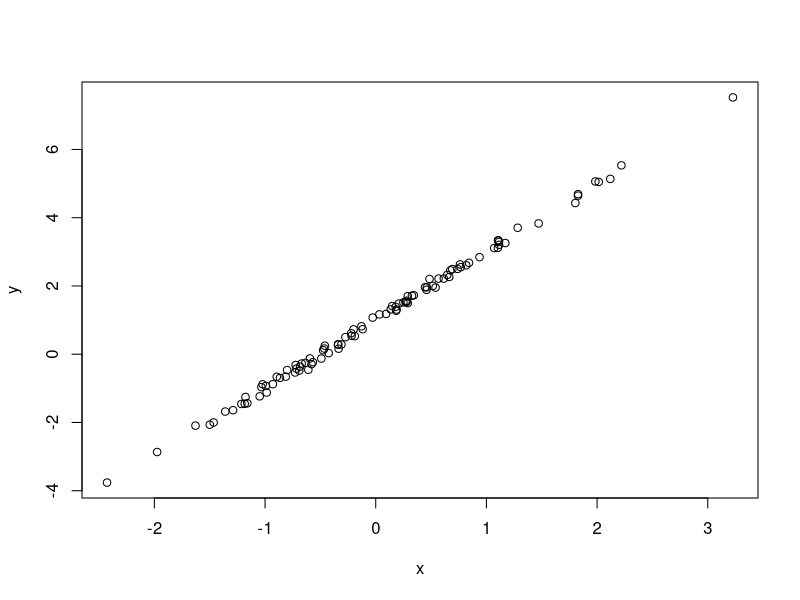
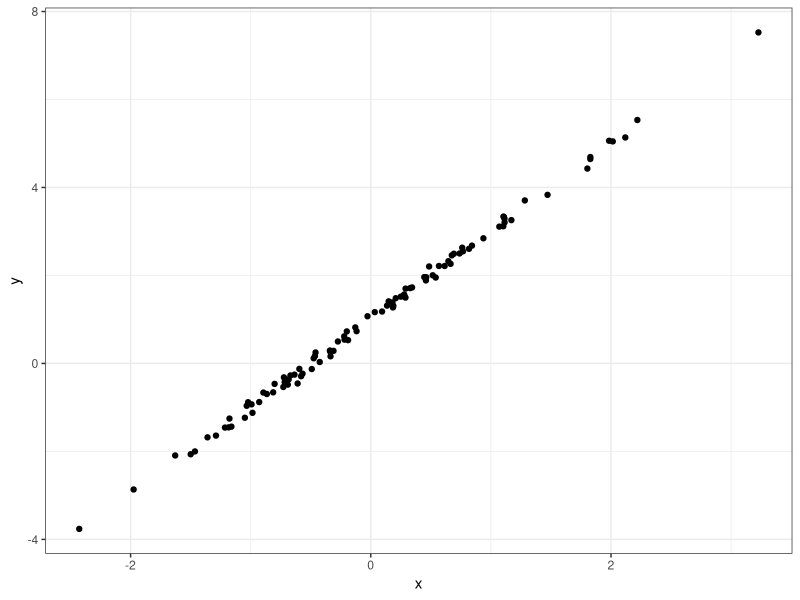
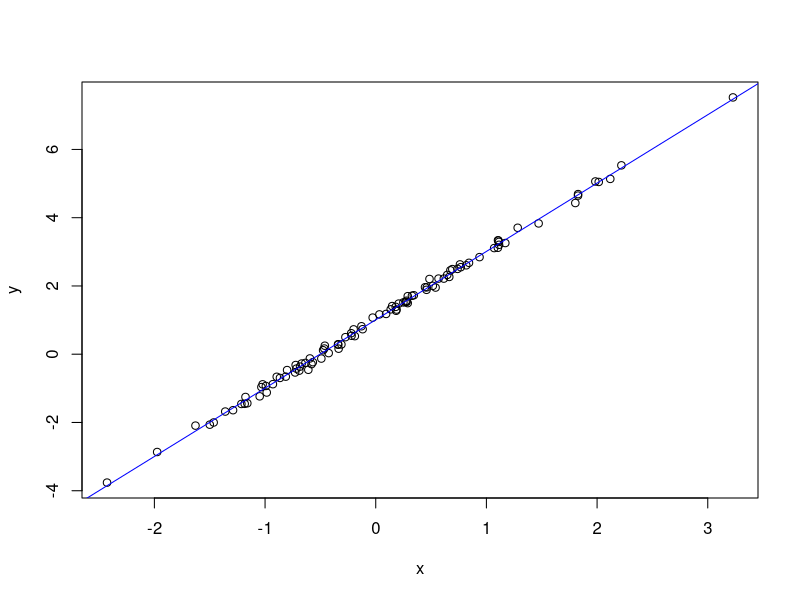
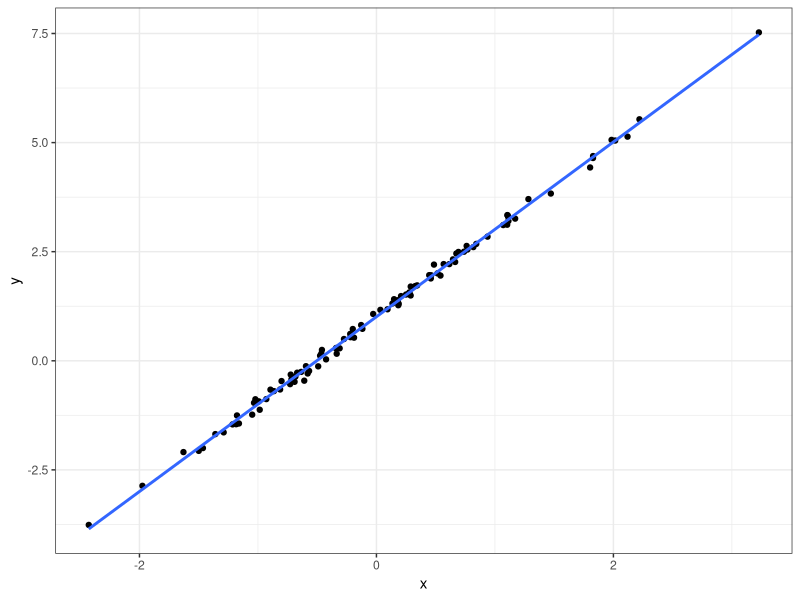
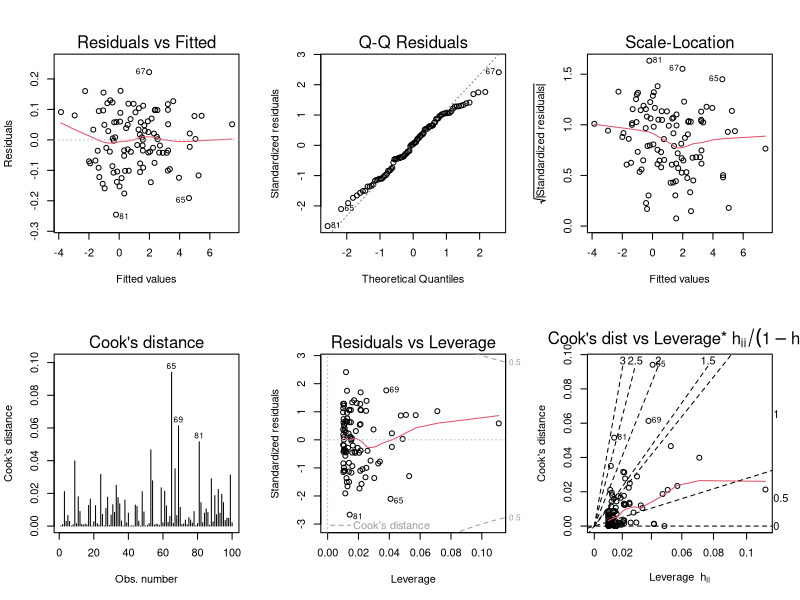
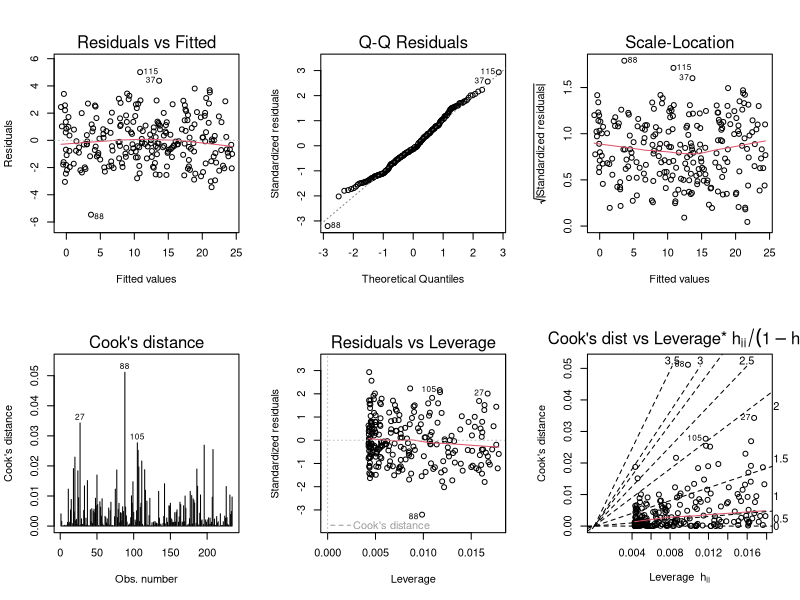
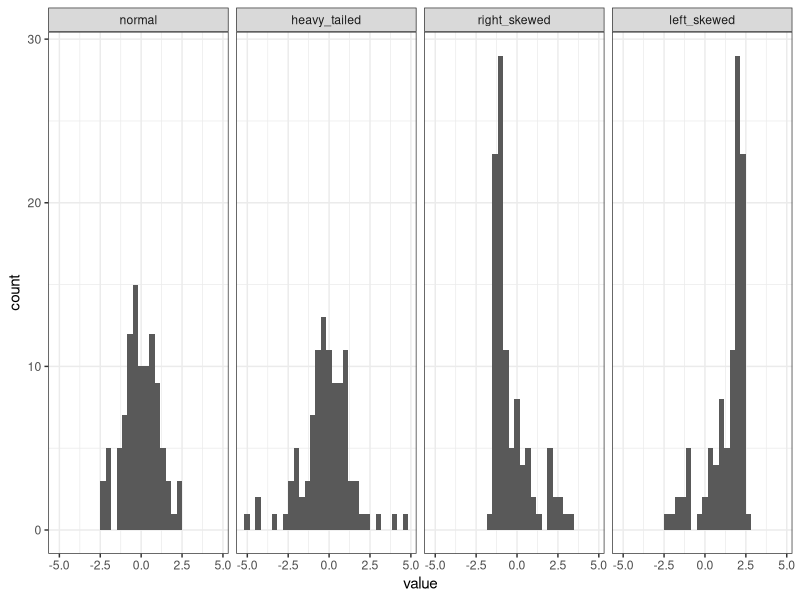
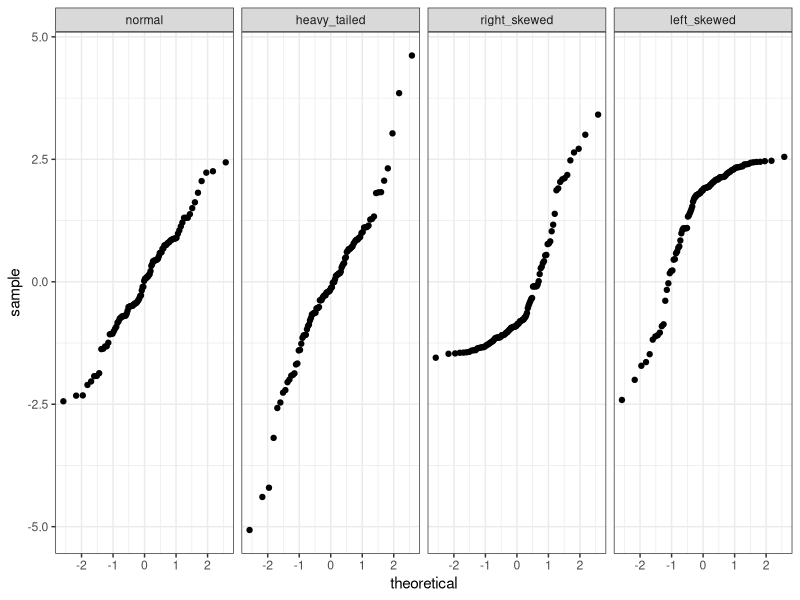

Write the R code that produced these figures, in order.
## ---- chunk 1
library("dplyr")
library("ggplot2")
library("tidyr")
## ---- chunk 2
set.seed(20170320)
## ---- chunk 3
n <- 100 
x <- rnorm(n)
b0 <- 1
b1 <- 2
sigma <- 0.1
error <- rnorm(n,0,sigma)
y <- b0+b1*x+error

d <- data.frame(x=x,y=y)
## ---- chunk 4
plot(y ~ x, data = d)
## ---- chunk 5
library("ggplot2")
ggplot(d, aes(x=x, y=y)) +
  geom_point() +
  theme_bw()
## ---- chunk 6
m <- lm(y ~ x, data = d)
## ---- chunk 7
m
summary(m)
## ---- chunk 8
plot(y ~ x, data = d)
abline(m, col='blue')
## ---- chunk 9
ggplot(d, aes(x=x, y=y)) +
  geom_point() + 
  stat_smooth(method = "lm", se = FALSE) +
  theme_bw()
## ---- chunk 10
opar = par(mfrow=c(2,3))  # Create a 2x3 grid of plots and save the original settings
plot(m, 1:6, ask=FALSE)   # Plot all 6 diagnostics plots
par(opar)                 # Return to original graphics settings
## ---- chunk 11
n <- 234
x <- runif(n)
y <- -0.5 + 25*x + rnorm(n,0,sqrt(3))
m <- lm(y~x)
opar = par(mfrow=c(2,3))  # Create a 2x3 grid of plots and save the original settings
plot(m, 1:6, ask=FALSE)   # Plot all 6 diagnostics plots
par(opar)                 # Return to original graphics settings
## ---- chunk 12
n <- 100
errors <- data.frame(rep = 1:n,
                     normal       = rnorm(n),
                     heavy_tailed = rt(n, df=3),
                     right_skewed = exp(rnorm(n))) %>%
  
  mutate(right_skewed = right_skewed - exp(1/2),  # make sure errors have expectation of 0
         left_skewed  = 1-right_skewed) 

errors_long <- errors %>%
  tidyr::gather(distribution,value,-rep) %>%
  mutate(distribution = factor(distribution, 
                               levels = c("normal",
                                          "heavy_tailed",
                                          "right_skewed",
                                          "left_skewed")))
## ---- chunk 13
ggplot(errors_long, aes(x=value)) + 
  geom_histogram() + 
  facet_grid(. ~ distribution) + 
  theme_bw()
## ---- chunk 14
ggplot(errors_long, aes(sample=value)) + 
  stat_qq() + 
  facet_grid(. ~ distribution) + 
  theme_bw()
## ---- chunk 15
opar = par(mfrow=c(1,4))
qqnorm(errors$normal, main="Normal")
qqline(errors$normal)
qqnorm(errors$heavy_tailed, main="Heavy-tailed")
qqline(errors$heavy_tailed)
qqnorm(errors$right_skewed, main="Right-skewed")
qqline(errors$right_skewed)
qqnorm(errors$left_skewed, main="Left-skewed")
qqline(errors$left_skewed)
par(opar)
## ---- chunk 16
y <- errors %>%
  mutate(x = rnorm(n))

models <- list()
models[[1]] <- lm(normal       ~ x, data=y)
models[[2]] <- lm(heavy_tailed ~ x, data=y)
models[[3]] <- lm(right_skewed ~ x, data=y)
models[[4]] <- lm(left_skewed  ~ x, data=y)
names(models) <- c("normal","heavy_tailed","right_skewed","left_skewed")
## ---- chunk 17
opar <- par(mfrow=c(2,3))
plot(models$normal, 1:6, ask=FALSE)
par(opar)
## ---- chunk 18
opar <- par(mfrow=c(2,3))
plot(models$heavy_tailed, 1:6, ask=FALSE)
par(opar)
## ---- chunk 19
opar <- par(mfrow=c(2,3))
plot(models$right_skewed, 1:6, ask=FALSE)
par(opar)
## ---- chunk 20
opar <- par(mfrow=c(2,3))
plot(models$left_skewed, 1:6, ask=FALSE)
par(opar)
## ---- chunk 21
opar = par(mfrow=c(1,4))
for (i in 1:4) plot(models[[i]], 2, main=names(models)[i])
par(opar)
## ---- chunk 22
b0 <-  10
b1 <- -5
y_new <- y %>% 
  mutate(y_normal       = b0+b1*x + normal,
         y_heavy_tailed = b0+b1*x + heavy_tailed,
         y_right_skewed = b0+b1*x + right_skewed,
         y_left_skewed  = b0+b1*x + left_skewed)

models <- list()
models[[1]] <- lm(y_normal       ~ x, data=y_new)
models[[2]] <- lm(y_heavy_tailed ~ x, data=y_new)
models[[3]] <- lm(y_right_skewed ~ x, data=y_new)
models[[4]] <- lm(y_left_skewed  ~ x, data=y_new)
names(models) <- c("normal","heavy_tailed","right_skewed","left_skewed")

opar = par(mfrow=c(1,4))
for (i in 1:4) plot(models[[i]], 2, main=names(models)[i])
par(opar)
## ---- chunk 23
n  <- 100
b0 <- 0
b1 <- 1
d  <- data.frame(x = runif(n)) %>%
  mutate(error = rnorm(n,0,x),
         y = b0+b1*x+error)
  
m <- lm(y~x, data=d)
opar <- par(mfrow=c(2,3))
plot(m, 1:6, ask=FALSE)
par(opar)
## ---- chunk 24
plot(m, 1)
## ---- chunk 25
plot(m,3)
## ---- chunk 26
b1 <- -1
d  <- d %>%
  mutate(error = rnorm(n,0,1-x), # sd is now related to 1-x
         y = b0+b1*x+error)
  
m <- lm(y~x, data=d)
opar <- par(mfrow=c(1,2))
plot(m, c(1,3), ask=FALSE)
par(opar)
## ---- chunk 27
n <- 100
b0 <-1 
b1 <- 2
d <- data.frame(x = rnorm(n)) %>%
  mutate(
    error =rnorm(n),
    y = b0+b1*x + error)

m <- lm(y ~ x, data = d)
## ---- chunk 28
names(m)
## ---- chunk 29
plot(m$residuals)
## ---- chunk 30
d <- d %>% 
  mutate(error = sin(2*pi*(1:n)/n)+rnorm(n),
         y = b0+b1*x+error)

m <- lm(y ~ x, data = d)
plot(m$residuals)
## ---- chunk 31
opar <- par(mfrow=c(2,3))
plot(m, 1:6, ask=FALSE)
par(opar)
## ---- chunk 32
d <- d %>% 
  mutate(error = (1:n)+rnorm(n), # This is a bit extreme
         y = b0+b1*x+error)

m <- lm(y ~ x, data = d)
plot(m$residuals)
## ---- chunk 33
n <- 100
b0 <- 1
b1 <- 2
d <- data.frame(x = rnorm(n)) %>%
  mutate(y = b0+b1*x + rnorm(n))
                
m <- lm(y ~ x, data = d)

d$residuals <- m$residuals
plot(residuals ~ x, data = d)
## ---- chunk 34
n <- 100
b0 <- 1
b1 <- 2
d <- data.frame(x = rnorm(n)) %>%
  mutate(y = b0+b1*x+x^2 + rnorm(n))
                
m <- lm(y ~ x, data = d)

d$residuals <- m$residuals
plot(residuals ~ x, data = d)
## ---- chunk 35
opar <- par(mfrow=c(2,3))
plot(m, 1:6, ask=FALSE)
par(opar)
## ---- chunk 36
n <- 100
b0 <- 1
b1 <- 2
d <- data.frame(x = rnorm(n, 1, 0.1)) %>%
  mutate(y = b0+b1*x+x^2 + rnorm(n))
                
m <- lm(y ~ x, data = d)

d$residuals <- m$residuals
plot(residuals ~ x, data = d)
